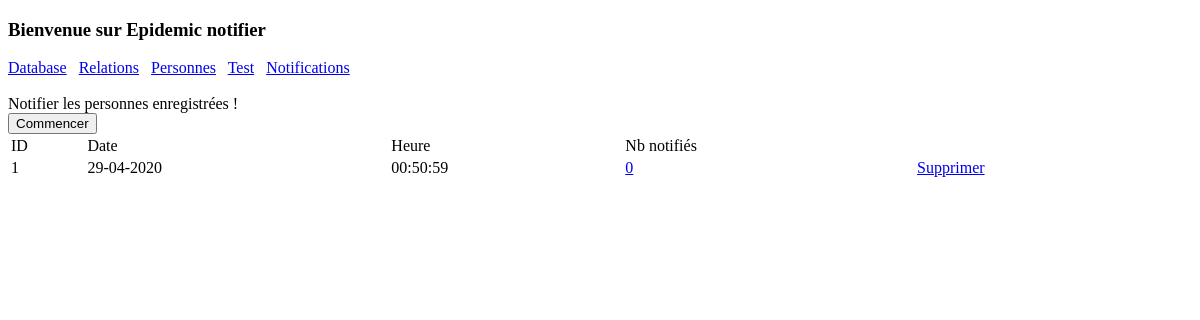
The page /notifications on the database as committed earlier.
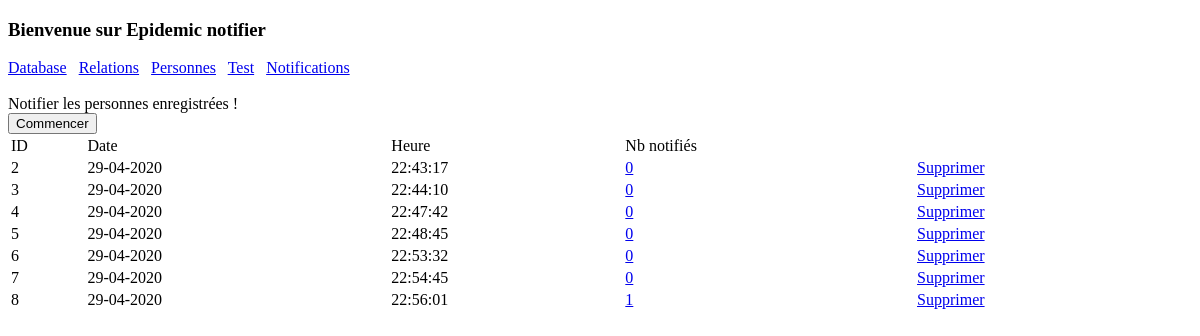
The same page on the database as committed later.
### tables this page shows
CREATE TABLE notifications (
            id integer PRIMARY KEY,
            date_ string,
            heure_ string
            );

### app.py (the view)
@app.route("/notifications")
def home_notification():
    notifications = PNotification().get_notification_pnotifications() #Notification().get_all()
    return render_template("/notification.html", notifications=notifications)

### treatment/db/notification.py (called while the page is built)
    def get_all(self):
        self.cur.execute("SELECT  * FROM notifications ORDER BY id ASC")
        rows = self.cur.fetchall()
        return [RNotification(row[0], row[1], row[2]) for row in rows]

### treatment/db/personne_notification.py (called while the page is built)
    def get_notification_nb_pnotification(self, notification_id):
        r = "SELECT COUNT(*) FROM personne_notifications WHERE notification_id=?"
        self.cur.execute(r, str(notification_id))
        row = self.cur.fetchone()
        return row[0]

    def get_notification_pnotifications(self, notification_id=None):
        notifications = Notification().get_all() if notification_id is None else [Notification().get_one(notification_id)]
        print("=> notifications : ", notifications)
        n_dict = []
        for n in notifications:
            n_pn = RPNNotification(n.id, n.date_, n.heure_, self.get_notification_nb_pnotification(n.id))
            n_dict.append(n_pn)
        return n_dict

### templates/notification.html
<!DOCTYPE html>
<html>
  <head>
    {% include 'inc/header.html' %}
  </head>
  <body>
    {% include 'inc/header_menu.html' %}
    Notifier les personnes enregistrées !
    <form action="/notifications" method="POST">
    	<input type="submit" value="Commencer" onclick="javascript:return confirm('Etes-vous sûr?');" />
    </form>
    <table width="100%">
      <thead>
        <td>ID</td>
        <td>Date</td>
        <td>Heure</td>
        <td>Nb notifiés</td>
        <td></td>
      </thead>
      <tbody>
        {% if notifications %}
          {% for n in notifications %}
            <tr>
              <td>{{ n.id }}</td>
              <td>{{ n.date_ }}</td>
              <td>{{ n.heure_ }}</td>
              <td><a href="notifications/{{ n.id }}" title="Nombre de personnes notifiées">{{ n.nb_notifies }}</a></td>
              <td><a href="notifications/delete/{{ n.id }}" onclick="javascript:return confirm('Etes-vous sûr?');">Supprimer</a></td>
            </tr>
          {% endfor %}
        {% else %}
          <tr><td colspan="5">No result!</td></tr>
        {% endif %}
      </tbody>
  </body>
</html>

### templates/inc/header.html (shortened to what this page needs)
    <link rel="stylesheet" href="https://ajax.googleapis.com/ajax/libs/jqueryui/1.12.1/themes/smoothness/jquery-ui.css">

### templates/inc/header_menu.html
<h3>Bienvenue sur Epidemic notifier</h3>
    <div>
        <a href="/db">Database</a>&nbsp;&nbsp;
        <a href="/relations">Relations</a>&nbsp;&nbsp;
        <a href="/personnes">Personnes</a>&nbsp;&nbsp;
        <a href="/tests">Test</a>&nbsp;&nbsp;
        <a href="/notifications">Notifications</a>&nbsp;&nbsp;
    </div>
    <br/>

Rows that differ between the two databases and show on the page:
removed notifications: id "1", date_ "29-04-2020", heure_ "00:50:59", nb_notifies "0"
added notifications: id "2", date_ "29-04-2020", heure_ "22:43:17", nb_notifies "0"
added notifications: id "3", date_ "29-04-2020", heure_ "22:44:10", nb_notifies "0"
added notifications: id "4", date_ "29-04-2020", heure_ "22:47:42", nb_notifies "0"
added notifications: id "5", date_ "29-04-2020", heure_ "22:48:45", nb_notifies "0"
added notifications: id "6", date_ "29-04-2020", heure_ "22:53:32", nb_notifies "0"
added notifications: id "7", date_ "29-04-2020", heure_ "22:54:45", nb_notifies "0"
added notifications: id "8", date_ "29-04-2020", heure_ "22:56:01", nb_notifies "1"
